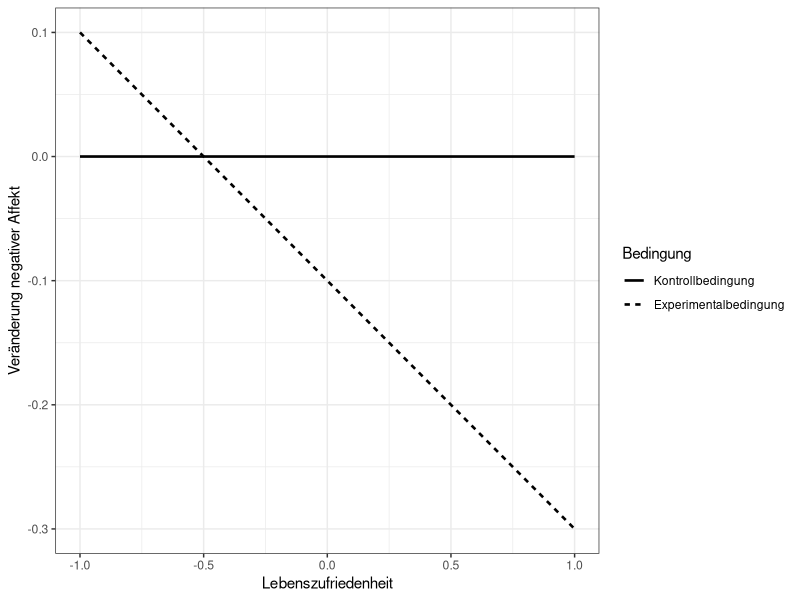
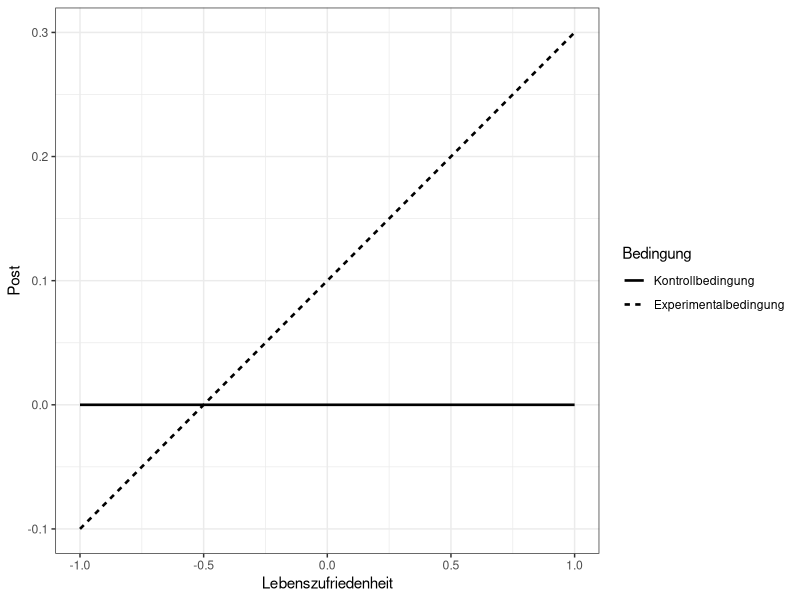

Write R code to recreate these figures, in order.
library(ggplot2)

# create plausible data
newdat <- expand.grid(
  lebenszufriedenheit = c(-1,0,1),
  bedingung = c(0,1)
)

# predict outcome based on negative/positive main effects and negative/positive interaction
newdat$NegativerAffekt <- -0.10 * newdat$bedingung - 0 * newdat$lebenszufriedenheit - 0.20 * newdat$bedingung*newdat$lebenszufriedenheit

# plot the effects
ggplot(data = newdat, aes(x=lebenszufriedenheit, y=NegativerAffekt, linetype=factor(bedingung, levels=c(0,1), labels = c("Kontrollbedingung", "Experimentalbedingung")))) +
  theme_bw() +
  xlab("Lebenszufriedenheit")+
  ylab("Veränderung negativer Affekt")+
  geom_line(size=0.9)+
  guides(linetype=guide_legend(title="Bedingung"))

# create plausible data
newdat <- expand.grid(
  lebenszufriedenheit = c(-1,0,1),
  bedingung = c(0,1),
  pre = 0
)

# predict outcome based on negative/positive main effects and negative/positive interaction
newdat$post <- 0.10 * newdat$bedingung + 0 * newdat$lebenszufriedenheit + 0.20 * newdat$bedingung*newdat$lebenszufriedenheit + 0.5 * newdat$pre

# plot the effects
ggplot(data = newdat, aes(x=lebenszufriedenheit, y=post, linetype=factor(bedingung, levels=c(0,1), labels = c("Kontrollbedingung", "Experimentalbedingung")))) +
  theme_bw() +
  xlab("Lebenszufriedenheit")+
  ylab("Post")+
  geom_line(size=0.9)+
  guides(linetype=guide_legend(title="Bedingung"))
